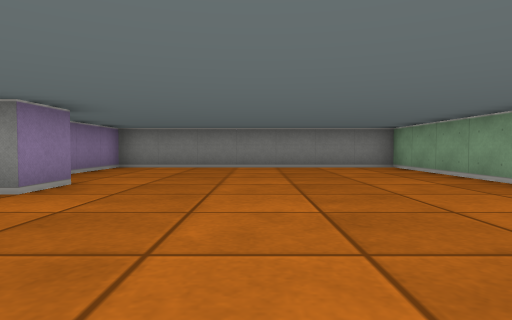
[1] (above)

12 first-person views from a walk through a cub3D maze. The camera is about half as high as the walls, tilts 2° down and sees 75° across. The floor is counted in squares. Each view is taken from the middle of a square. On the plan, view 1 faces up. The plan holds only what a view shows up to about 9 squares ahead; the rest is blank.

[2]
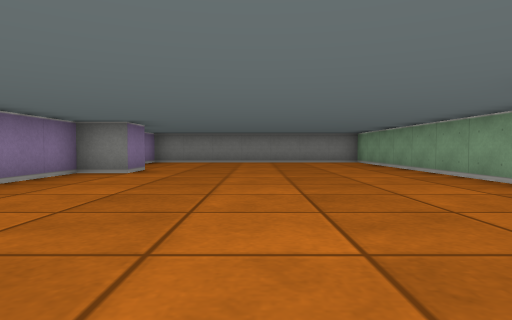

[3]
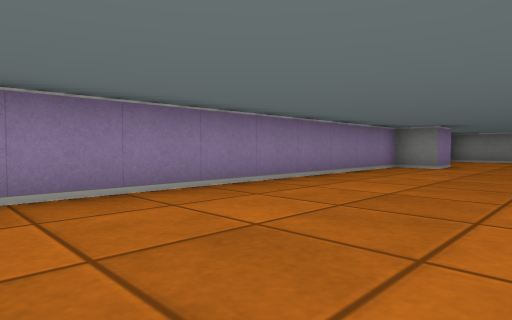

[4]
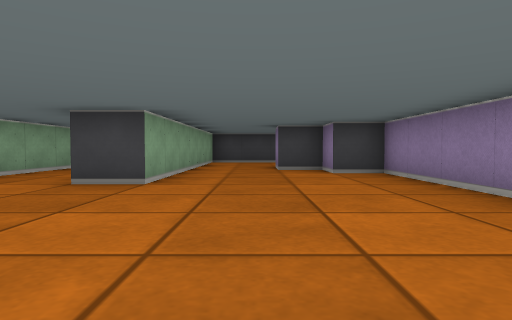

[5]
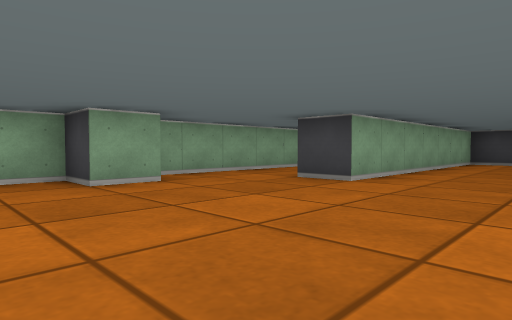

[6]
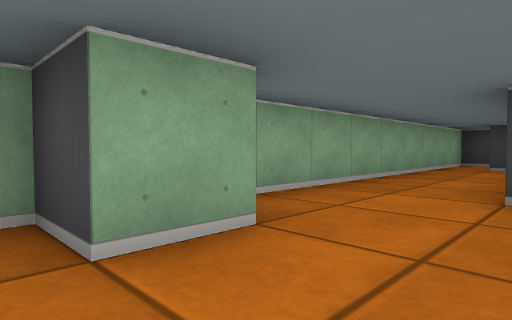

[7]
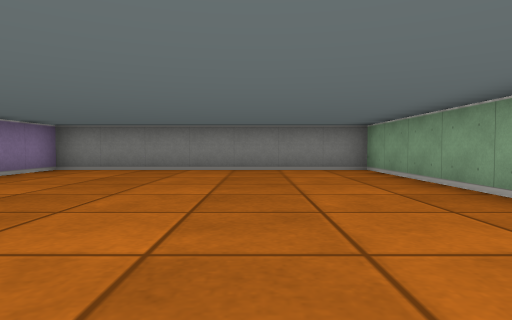

[8]
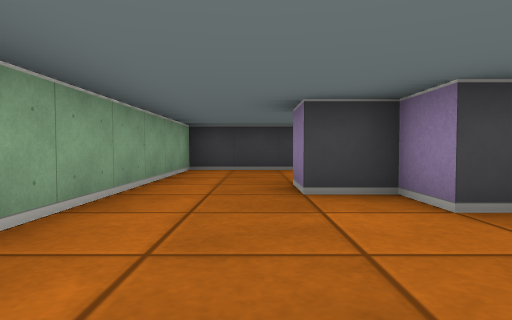

[9]
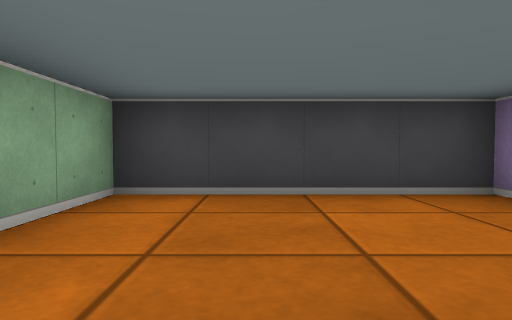

[10]
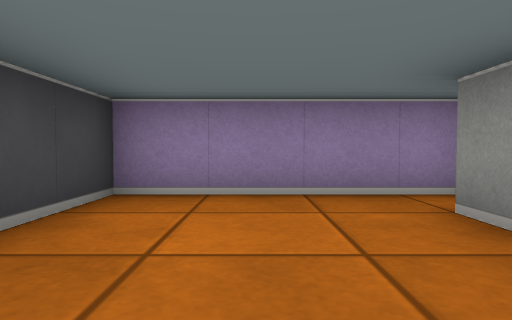

[11]
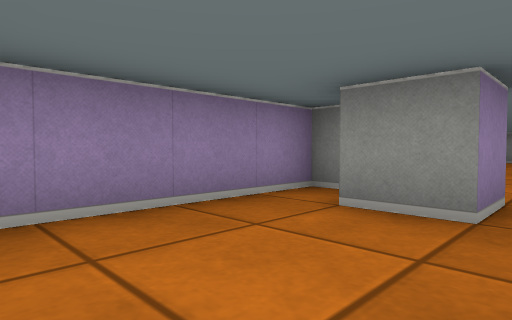

[12]
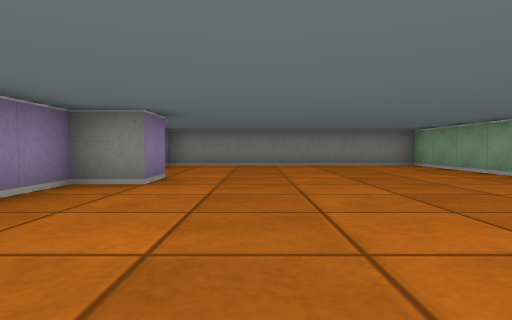

### Floor plan
Points are (right, up) in squares from view 1. A wall is a line through its corners. A room is listed if a view was taken in it or the views show most of it. See-through windows are left out.
Room 1 (views 1, 2, 3, 4, 5, 6, 7, 8, 9, 10, 11, 12)
walls: (2.5, -1.5) (2.5, -0.5) (3.5, -0.5) (3.5, 8.5) (-3.5, 8.5) (-3.5, 6.2); (-2.5, 4.5) (-2.5, 3.5) (-3.5, 3.5) (-3.5, -5.5) (-2.5, -5.5) (-2.5, -6.5) (-1.5, -6.5) (-1.5, -7.5) (-2.5, -7.5); (-3, -6.5) (-3.5, -6.5) (-3.5, -10.5) (0.5, -10.5) (0.5, -3.5) (1.5, -3.5); (2.8, -10.5) (3.5, -10.5) (3.5, -2)

Where each view was taken, in squares from view 1:
view 1: 0 up, 0 right, facing up
view 2: 3 down, 0 right, facing up
view 3: 5 down, 0 right, facing up-left
view 4: 1 up, 1 left, facing down
view 5: 1 up, 2 left, facing down-right
view 6: 0 up, 1 right, facing down-right
view 7: 1 up, 1 right, facing up
view 8: 3 down, 1 left, facing down
view 9: 7 down, 1 left, facing down
view 10: 9 down, 0 right, facing left
view 11: 10 down, 1 left, facing up-left
view 12: 1 down, 1 left, facing up
